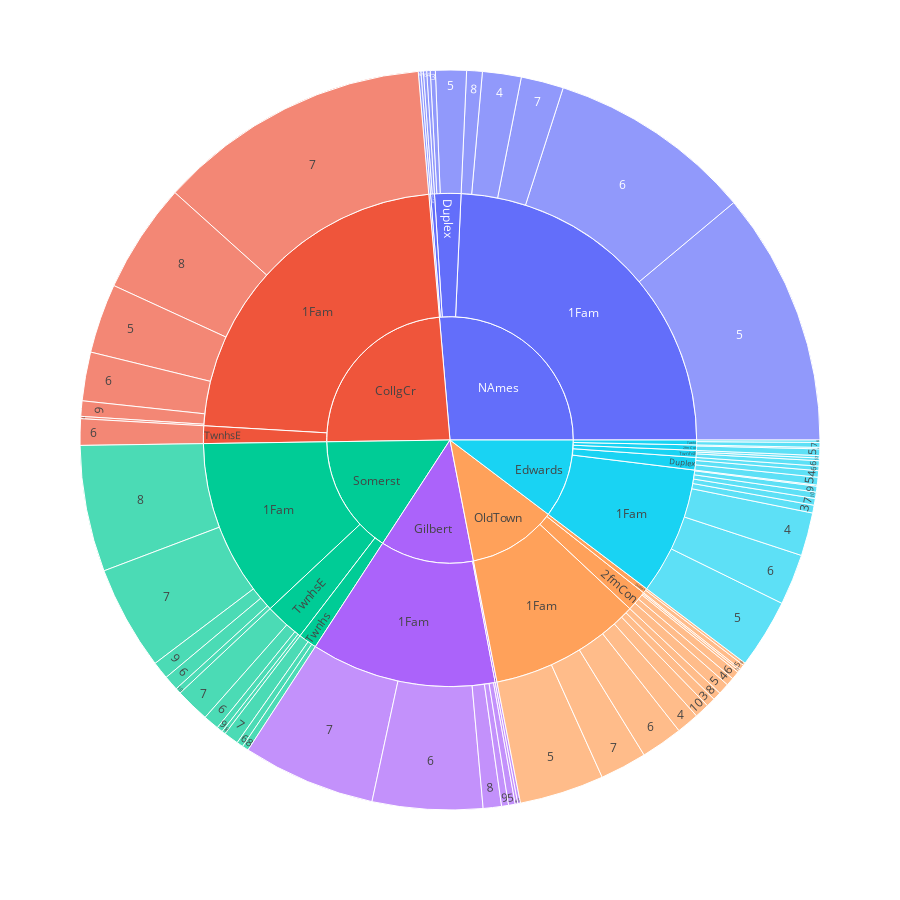

This figure's notebook cell:
### Code cell
fig = px.sunburst(data_frame=df_largest_neighb, 
                  path=['Neighborhood', 'BldgType', 'OverallQual'],
                  values='SalePrice',
                  width=900,
                  height=900)

fig.show()

### Figure 1 — Plotly figure (JSON) as saved in the notebook; plotly's stock layout.template omitted (floating-point values rounded to 4 significant figures)
{"data": [{"branchvalues": "total", "domain": {"x": [0, 1], "y": [0, 1]}, "hovertemplate": "labels=%{label}<br>SalePrice=%{value}<br>parent=%{parent}<br>id=%{id}<extra></extra>", "ids": ["Edwards/1Fam/1", "Edwards/1Fam/3", "OldTown/1Fam/3", "OldTown/2fmCon/3", "NAmes/Duplex/3", "CollgCr/1Fam/4", "Edwards/1Fam/4", "Gilbert/1Fam/4", "NAmes/1Fam/4", "OldTown/1Fam/4", "Edwards/2fmCon/4", "OldTown/2fmCon/4", "Edwards/Duplex/4", "NAmes/Duplex/4", "CollgCr/1Fam/5", "Edwards/1Fam/5", "Gilbert/1Fam/5", "NAmes/1Fam/5", "OldTown/1Fam/5", "Edwards/2fmCon/5", "Gilbert/2fmCon/5", "OldTown/2fmCon/5", "Edwards/Duplex/5", "NAmes/Duplex/5", "OldTown/Duplex/5", "Edwards/TwnhsE/5", "CollgCr/1Fam/6", "Edwards/1Fam/6", "Gilbert/1Fam/6", "NAmes/1Fam/6", "OldTown/1Fam/6", "Somerst/1Fam/6", "NAmes/2fmCon/6", "OldTown/2fmCon/6", "Edwards/Duplex/6", "OldTown/Duplex/6", "Edwards/Twnhs/6", "Somerst/Twnhs/6", "CollgCr/TwnhsE/6", "Edwards/TwnhsE/6", "NAmes/TwnhsE/6", "Somerst/TwnhsE/6", "CollgCr/1Fam/7", "Edwards/1Fam/7", "Gilbert/1Fam/7", "NAmes/1Fam/7", "OldTown/1Fam/7", "Somerst/1Fam/7", "OldTown/2fmCon/7", "Edwards/Twnhs/7", "Somerst/Twnhs/7", "Edwards/TwnhsE/7", "NAmes/TwnhsE/7", "Somerst/TwnhsE/7", "CollgCr/1Fam/8", "Gilbert/1Fam/8", "NAmes/1Fam/8", "OldTown/1Fam/8", "Somerst/1Fam/8", "Somerst/Twnhs/8", "Somerst/TwnhsE/8", "CollgCr/1Fam/9", "Edwards/1Fam/9", "Gilbert/1Fam/9", "Somerst/1Fam/9", "Somerst/TwnhsE/9", "Edwards/1Fam/10", "OldTown/1Fam/10", "Somerst/1Fam/10", "CollgCr/1Fam", "Edwards/1Fam", "Gilbert/1Fam", "NAmes/1Fam", "OldTown/1Fam", "Somerst/1Fam", "Edwards/2fmCon", "Gilbert/2fmCon", "NAmes/2fmCon", "OldTown/2fmCon", "Edwards/Duplex", "NAmes/Duplex", "OldTown/Duplex", "Edwards/Twnhs", "Somerst/Twnhs", "CollgCr/TwnhsE", "Edwards/TwnhsE", "NAmes/TwnhsE", "Somerst/TwnhsE", "CollgCr", "Edwards", "Gilbert", "NAmes", "OldTown", "Somerst"], "labels": ["1", "3", "3", "3", "3", "4", "4", "4", "4", "4", "4", "4", "4", "4", "5", "5", "5", "5", "5", "5", "5", "5", "5", "5", "5", "5", "6", "6", "6", "6", "6", "6", "6", "6", "6", "6", "6", "6", "6", "6", "6", "6", "7", "7", "7", "7", "7", "7", "7", "7", "7", "7", "7", "7", "8", "8", "8", "8", "8", "8", "8", "9", "9", "9", "9", "9", "10", "10", "10", "1Fam", "1Fam", "1Fam", "1Fam", "1Fam", "1Fam", "2fmCon", "2fmCon", "2fmCon", "2fmCon", "Duplex", "Duplex", "Duplex", "Twnhs", "Twnhs", "TwnhsE", "TwnhsE", "TwnhsE", "TwnhsE", "CollgCr", "Edwards", "Gilbert", "NAmes", "OldTown", "Somerst"], "name": "", "parents": ["Edwards/1Fam", "Edwards/1Fam", "OldTown/1Fam", "OldTown/2fmCon", "NAmes/Duplex", "CollgCr/1Fam", "Edwards/1Fam", "Gilbert/1Fam", "NAmes/1Fam", "OldTown/1Fam", "Edwards/2fmCon", "OldTown/2fmCon", "Edwards/Duplex", "NAmes/Duplex", "CollgCr/1Fam", "Edwards/1Fam", "Gilbert/1Fam", "NAmes/1Fam", "OldTown/1Fam", "Edwards/2fmCon", "Gilbert/2fmCon", "OldTown/2fmCon", "Edwards/Duplex", "NAmes/Duplex", "OldTown/Duplex", "Edwards/TwnhsE", "CollgCr/1Fam", "Edwards/1Fam", "Gilbert/1Fam", "NAmes/1Fam", "OldTown/1Fam", "Somerst/1Fam", "NAmes/2fmCon", "OldTown/2fmCon", "Edwards/Duplex", "OldTown/Duplex", "Edwards/Twnhs", "Somerst/Twnhs", "CollgCr/TwnhsE", "Edwards/TwnhsE", "NAmes/TwnhsE", "Somerst/TwnhsE", "CollgCr/1Fam", "Edwards/1Fam", "Gilbert/1Fam", "NAmes/1Fam", "OldTown/1Fam", "Somerst/1Fam", "OldTown/2fmCon", "Edwards/Twnhs", "Somerst/Twnhs", "Edwards/TwnhsE", "NAmes/TwnhsE", "Somerst/TwnhsE", "CollgCr/1Fam", "Gilbert/1Fam", "NAmes/1Fam", "OldTown/1Fam", "Somerst/1Fam", "Somerst/Twnhs", "Somerst/TwnhsE", "CollgCr/1Fam", "Edwards/1Fam", "Gilbert/1Fam", "Somerst/1Fam", "Somerst/TwnhsE", "Edwards/1Fam", "OldTown/1Fam", "Somerst/1Fam", "CollgCr", "Edwards", "Gilbert", "NAmes", "OldTown", "Somerst", "Edwards", "Gilbert", "NAmes", "OldTown", "Edwards", "NAmes", "OldTown", "Edwards", "Somerst", "CollgCr", "Edwards", "NAmes", "Somerst", "", "", "", "", "", ""], "type": "sunburst", "values": [61000, 426100, 496475, 95000, 273900, 123600, 2348650, 141000, 2105308, 1227071, 80000, 434750, 350000, 191800, 3776050, 3765700, 361140, 13797825, 4596080, 360000, 145000, 602900, 424900, 1677360, 264500, 145000, 2647722, 2770470, 5988307, 11153200, 2278504, 814800, 140000, 433900, 246000, 144000, 130000, 354500, 1434700, 288000, 181000, 855233, 14898651, 363900, 7226059, 2314200, 2543279, 5678013, 122000, 267500, 806800, 130000, 133000, 1866252, 5977143, 996500, 848000, 451000, 6869658, 346500, 197000, 837000, 320000, 377500, 955010, 328900, 344750, 800000, 310000, 28260166, 10400570, 15090506, 30218533, 12392409, 14627481, 440000, 145000, 140000, 1688550, 1020900, 2143060, 408500, 397500, 1507800, 1434700, 563000, 314000, 3247385, 29694866, 12821970, 15235506, 32815593, 14489459, 19382666]}], "layout": {"height": 900, "legend": {"tracegroupgap": 0}, "margin": {"t": 60}, "width": 900}}
